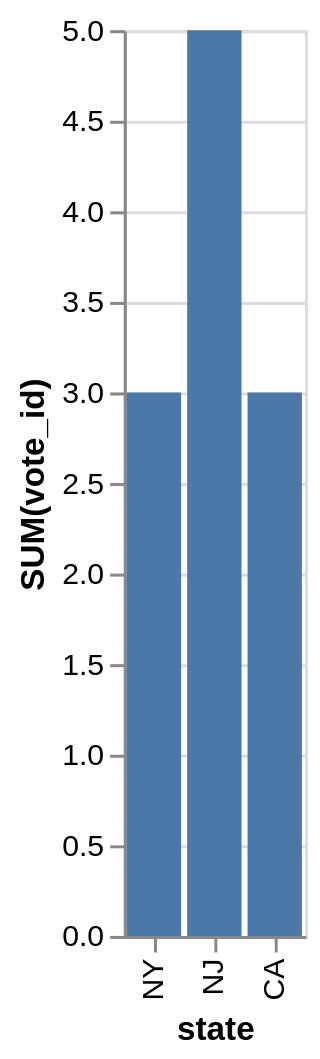

Source (Vega-Lite JSON):
### Vega-Lite specification from a JSON file in a GitHub repository (floating-point values rounded to 4 significant figures)
{"data": {"values": [{"x_data": "NY", "y_data": 3}, {"x_data": "NJ\n", "y_data": 5}, {"x_data": "CA", "y_data": 3}]}, "mark": "bar", "encoding": {"x": {"field": "x_data", "type": "nominal", "title": "state", "sort": "descending"}, "y": {"field": "y_data", "type": "quantitative", "title": "SUM(vote_id)"}}}
